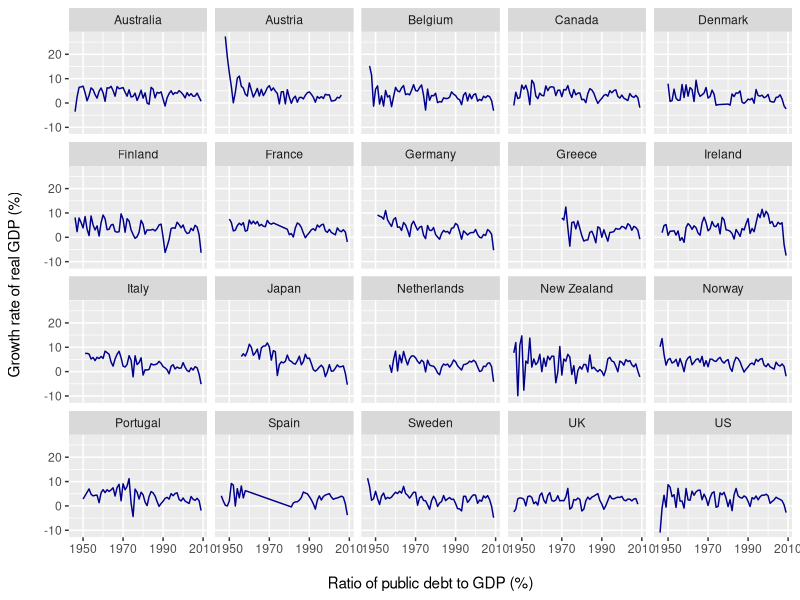
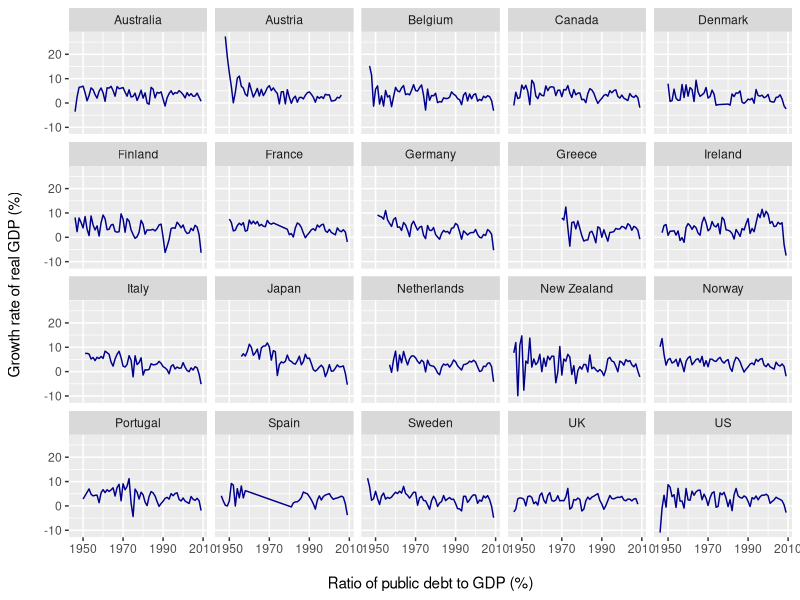
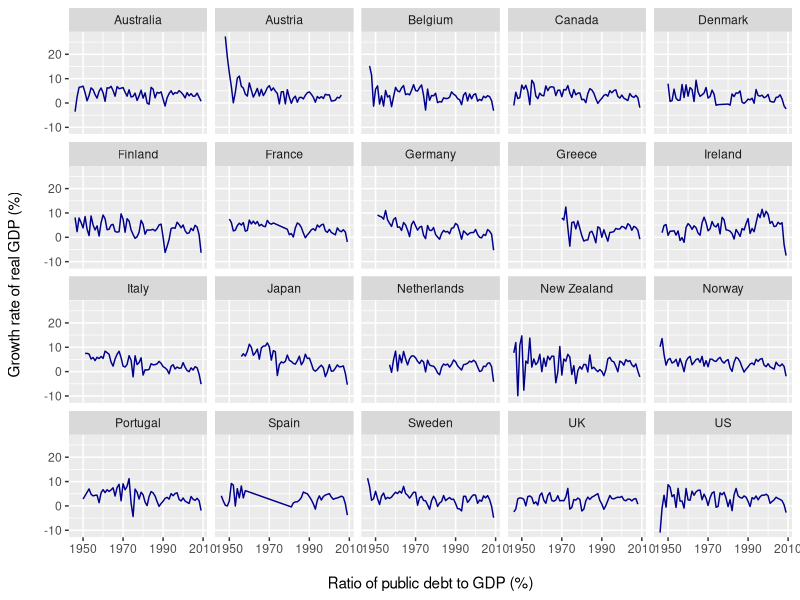

Source code (R) for these figures, in order: (Note: this script raises an error after producing the figures.)
### Reinhart-Rogoff Replication
## References:
## Carmen M. Reinhart and Kenneth S. Rogoff, "Growth in a Time of Debt", American Economic Review 100 (2010): 573–578
## Thomas Herndon, Michael Ash and Robert Pollin, "Does High Public Debt  Consistently Stifle Economic Growth? A Critique of Reinhart and Rogoff", Political Economy Research Institute, University of Massachusetts-Amherst,  Working Paper 322 (2013)

### Set directory
if(.Platform$OS.type == "windows"){
  setwd("c:/R/economics/Reinhart-Rogoff-Herndon-Ash-Pollin")
} else { 
  setwd("~/R/economics/Reinhart-Rogoff-Herndon-Ash-Pollin") 
}

### Load Packages
library("ggplot2")
library("scales")

df <- read.csv("debt.csv")
df <- df[, -1]
df$Decade <- factor(10 * df$Year %/% 10)
#df$Year <- as.Date(paste0(as.character(df$Year), "-01-01"), format = "%Y-%m-%d") # to work with dates instead of integers

ggplot(data = df, aes(x = Year, y = growth)) + 
  geom_line(color = "darkblue") +
  facet_wrap(~ Country) +
  xlab("\nRatio of public debt to GDP (%)") +
  ylab("Growth rate of real GDP (%)\n") + 
  scale_x_continuous(breaks = seq(1950, 2010, 20))

ggsave(last_plot(), file = "Reinhard-Rogoff-Debt.pdf", 
  width = 10, height = 10)
ggsave(last_plot(), file = "Reinhard-Rogoff-Debt.png", 
  width = 12, height = 8)




# fig. 2
qplot(data = debt, y = ratio, x = Year, geom = "line") + 
  facet_wrap(~ Country) +
  labs(x = NULL, y = ra)

# fig. 3
ggplot(data = debt, aes(y = growth, x = ratio)) + 
  geom_point(color = "grey50") +
  geom_smooth(method = "loess", size = 1, color = "black", se = FALSE) +
  scale_x_continuous(breaks = seq(0, 200, by = 100)) +
  facet_wrap(~ Decade, nrow = 1) +
  labs(y = gr, x = ra, title = "Corrected Reinhart and Rogoff data, 1946-2009\n") +
  theme_linedraw(12)

# uncomment to save last plot
# ggsave("reinhart-rogoff.png", width = 11, height = 8)

## have a nice day